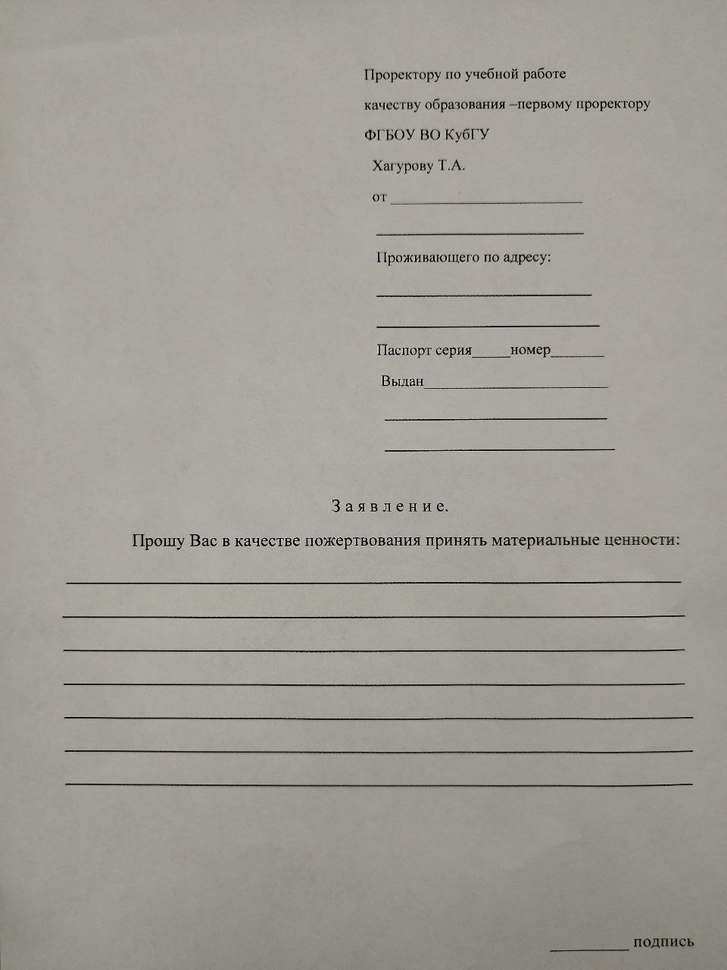
#> input picture 9.png, 727 x 970 px, shrunk from 960 x 1280 before the run
$ python detect_horizontal_lines.py
#> lines starting #> are read from the running program, lines starting #| are printed output that depends on the picture; after the words box and inside, x2 and y2 are one past the last pixel; in counts of white or black regions, pixels touching at a corner belong together
# тут мы ищем длинные горизонтальные линии - поля для ввода
import cv2
from classes import Points, Field, Point, Size


def __detect_horizontal_lines(image_path, min_line_length=20):
    # Загрузка изображения и преобразование в оттенки серого
#> called with image_path = '9.png', min_line_length = 20
    image = cv2.imread(image_path)
#> image is the input picture: shape (970, 727, 3); mean B, G, R 151.1, 157.3, 160.7
    gray = cv2.cvtColor(image, cv2.COLOR_BGR2GRAY)

    # Адаптивная пороговая обработка
    # threshold = cv2.adaptiveThreshold(gray, 255, cv2.ADAPTIVE_THRESH_MEAN_C, cv2.THRESH_BINARY_INV, 15, 10)
    # Обычная пороговая обработка
    threshold_value = 128
    _, threshold = cv2.threshold(gray, threshold_value, 255, cv2.THRESH_BINARY_INV)
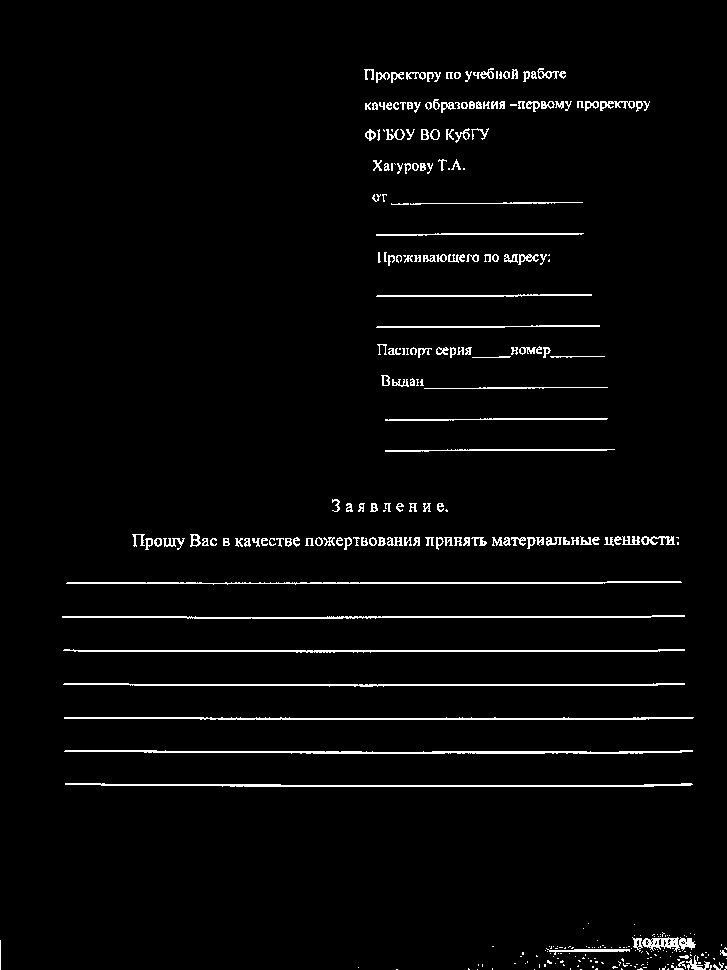
#> threshold: shape (970, 727); 2.9% white in thin lines or dots

    # Морфологическая операция для удлинения горизонтальных линий
    horizontal_kernel = cv2.getStructuringElement(cv2.MORPH_RECT, (50, 1))
    horizontal_lines = cv2.morphologyEx(threshold, cv2.MORPH_OPEN, horizontal_kernel, iterations=1)
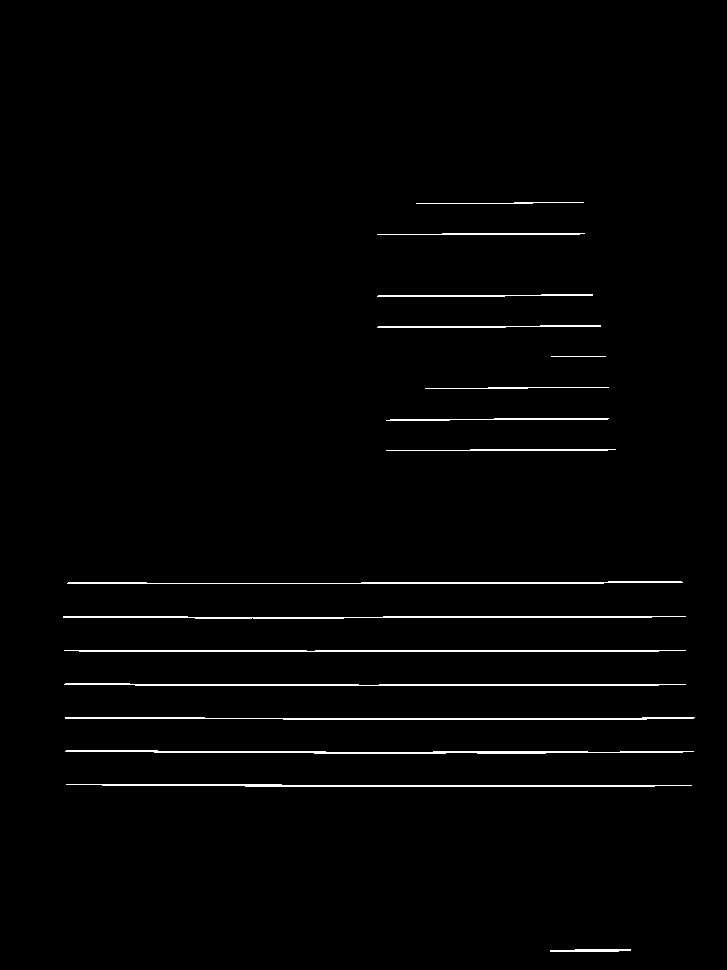
#> horizontal_lines: shape (970, 727); 1.5% white in thin lines or dots, all inside (x1, y1, x2, y2) = (63, 202, 695, 952)

    # Поиск контуров горизонтальных линий
    contours, hierarchy = cv2.findContours(horizontal_lines, cv2.RETR_EXTERNAL, cv2.CHAIN_APPROX_SIMPLE)
#> contours = 16 contours, 2 with area under 20; largest, box (x1, y1, x2, y2) and area: (65, 750, 694, 754) 683, (66, 784, 692, 787) 590, (64, 650, 686, 652) 572, (64, 683, 686, 686) 569, (65, 717, 695, 720) 556

    # Фильтрация контуров по длине или площади
    # filtered_contours = [[cnt, print(cv2.arcLength(cnt, False))][0] for cnt in contours if
    #                      cv2.arcLength(cnt, False) > min_line_length]
    filtered_contours = [cnt for cnt in contours if
                         cv2.arcLength(cnt, False) > min_line_length]
#> filtered_contours has the same summary as contours
    # cv2.arcLength(image, True) вдвое больше реальной длины линий, можно урезать
    # вывод идет с нижних линий к верхним
    # для False длина реальная
    # сигнатура: False - кривая не замкнута, True - замкнута

    # Рисование прямоугольников вокруг найденных линий на изображении и сохранение координат линий
    result = image.copy()
    lines_points = []
    for cnt in filtered_contours:
        x, y, w, h = cv2.boundingRect(cnt)
        cv2.rectangle(result, (x - 2, y - 2), (x + w + 1, y + h + 1), (0, 0, 255), 1)
        lines_points.append(((x, y), (x + w, y + h)))
#> this loop made 16 passes
#> (x, y, w, h) on passes 1, 2, 3, 4, 5, 6, 7, 8, 9, 10, 11, 13: (550, 949, 81, 3), (66, 784, 626, 3), (65, 750, 629, 4), (65, 717, 630, 3), (64, 683, 622, 3), (64, 650, 622, 2), (63, 616, 623, 3), (67, 581, 616, 3), (386, 449, 230, 2), (386, 418, 223, 3), (425, 387, 184, 2), (377, 325, 224, 3)
#> (cnt, x, y, w, h) on pass 12: ([[551, 356], [605, 356]], 551, 356, 55, 1)
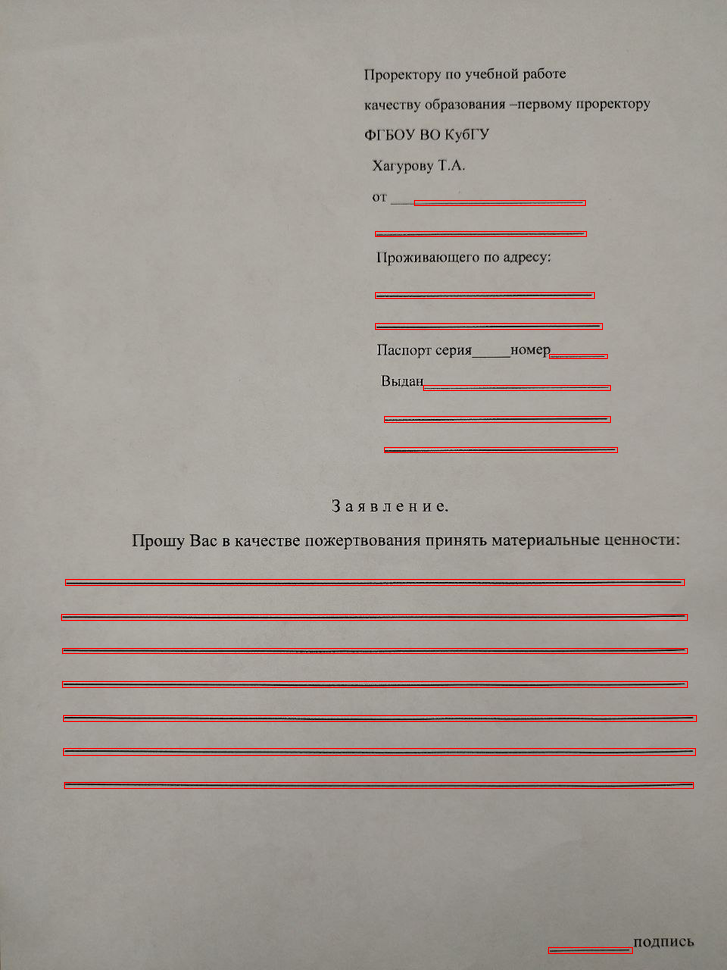
#> result: shape (970, 727, 3); 1.73% of pixels changed, all inside (x1, y1, x2, y2) = (61, 200, 697, 954)
#> after the loop, lines_points = 16 items

    # Вывод координат найденных линий (сверху вниз)
    lines_points.reverse()
    for idx, coords in enumerate(lines_points, start=1):
        print(f"Line {idx}: {coords}")
#> this loop made 16 passes
#> coords on passes 1 to 12: ((416, 202), (584, 204)), ((377, 233), (585, 235)), ((377, 294), (593, 297)), ((377, 325), (601, 328)), ((551, 356), (606, 357)), ((425, 387), (609, 389)), ((386, 418), (609, 421)), ((386, 449), (616, 451)), ((67, 581), (683, 584)), ((63, 616), (686, 619)), ((64, 650), (686, 652)), ((64, 683), (686, 686))
#| Line 1: ((416, 202), (584, 204))
#| Line 2: ((377, 233), (585, 235))
#| Line 3: ((377, 294), (593, 297))
#| Line 4: ((377, 325), (601, 328))
#| Line 5: ((551, 356), (606, 357))
#| Line 6: ((425, 387), (609, 389))
#| Line 7: ((386, 418), (609, 421))
#| Line 8: ((386, 449), (616, 451))
#> (further printed lines are left out)

    # Сохранение результата
    cv2.imwrite('result.jpg', result)


# [52 lines left out: functions detect_horizontal_lines, get_fields_rectangle_parameters, not called in this run]


if __name__ == "__main__":
    image_path = '9.png'
    __detect_horizontal_lines(image_path)
